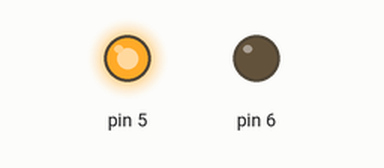
Bench run of a sketch on a simulated Arduino Uno, built with avr-gcc and run on an emulated ATmega328P. Shown: output pins drawn as LEDs (lit = HIGH).

Above: at 0.7 s.
At 8.5 s:
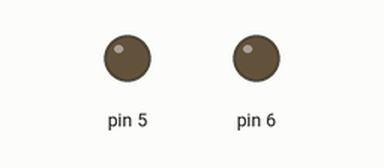
At 16.2 s:
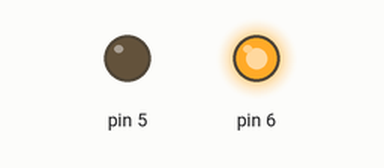
Timing chart, 0 to 17.6 s (numbered marks = the images above):
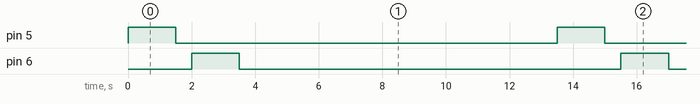

Measured:
- by itself, pin 5, pin 6: alternates HIGH for 1.5 s and LOW for 12.0 s
- by itself, everything shown: repeats every 13.5 s, in 4 steps

The sketch:

dummy_house_alarm_blink.ino
```cpp
/*
 to blink 2 LED's alternatly every 10 seconds, for a dummy house alarm
*/

void setup(){
pinMode(5,OUTPUT);
pinMode(6,OUTPUT);
}


void loop(){
digitalWrite(5, HIGH);
delay(1500);
digitalWrite(5,LOW);
delay(500);
digitalWrite(6,HIGH);
delay(1500);
digitalWrite(6,LOW);
delay(10000);
}
```
